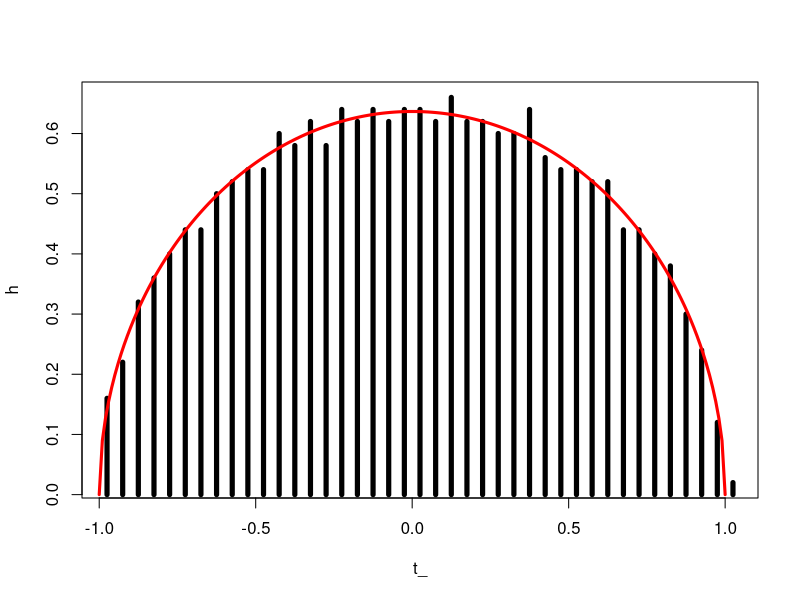

Generate this figure with R:
#' This script illustrate the semi-circular law of random matrix theory, as described in A. Meucci, 
#' "Risk and Asset Allocation", Springer, 2005,  Chapter 4.
#'
#' @references
#' A. Meucci - "Exercises in Advanced Risk and Portfolio Management" \url{http://symmys.com/node/170}.
#' See Meucci's script for "S_SemiCircular.m"
#'

##################################################################################################################
### Inputs
N = 1000; # matrix size

##################################################################################################################
### Empirical eigenvalues

#X=rnorm(N);                # normal
#X=( runif(N)-0.5 ) * sqrt(12);   # uniform
X = log( matrix( runif(N^2), N, N )) + 1;           # exponential

Y = (X + t(X) ) / ( 2 * sqrt( 2 * N ));    # symmetrize and rescale
E = t(eigen(Y)$values);

##################################################################################################################
### Theoretical eigenvalues
t = seq( -1, 1, 0.01 ); 
g = 2 / pi * sqrt(1 - t^2);

NumBins = ceiling( 10 * log( length( E )));
h = hist(E, NumBins, plot = FALSE); 
t_= h$mids;
b = h$counts;
D = t_[ 2 ] - t_[ 1 ];
h = b / (D * N);

##################################################################################################################
### Plots
dev.new();
#bar(t_, h);
plot(t_, h, type = "h", lwd = 5);
lines(t, g, col = "red", lwd = 3);
